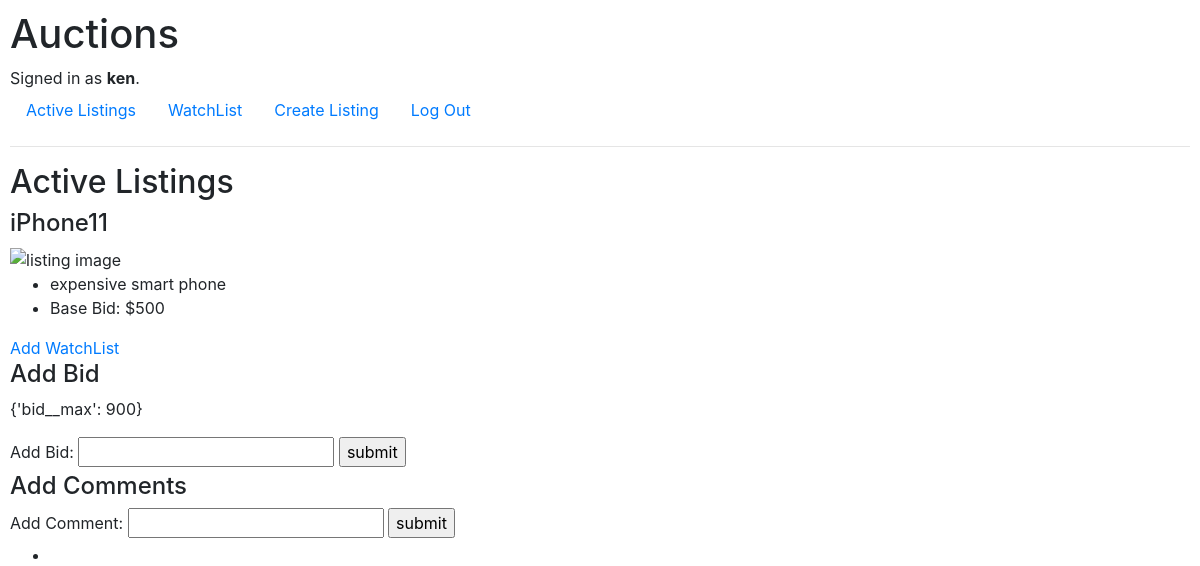
The app's page /list/1 (signed in) with its own data.
### auctions/models.py (models this page shows, shortened)
class User(AbstractUser):
    pass

class Listing(models.Model):
    title = models.CharField(max_length=300)
    description = models.CharField(max_length=5000)
    starting_bid = models.IntegerField()
    url = models.URLField(blank=True)
    category = models.CharField(null=True, max_length=5000)
    creater = models.ForeignKey(User, on_delete=models.CASCADE, null=True, related_name="theirlisting")
    status = models.BooleanField(default=True)
    winner = models.ForeignKey(User, on_delete=models.CASCADE, null=True, related_name="theirwinning")
    def max_bid(self):
        if Bid.objects.all().filter(listing=self).aggregate(Max('bid')):
            return Bid.objects.all().filter(listing=self).aggregate(Max('bid'))
        else:
            return self.starting_bid

### auctions/views.py (the view)
# urls.py: path("list/<int:id>", views.list, name="list"),
def list(request, id):
    return render(request, "auctions/list.html", {
        "list": Listing.objects.get(id=id),
        "formBid": AddBid(),
        "formComment": AddComment()
    })

### auctions/views.py
class AddBid(forms.Form):
    bid = forms.IntegerField(label="Add Bid", min_value=Listing.max_bid)

class AddComment(forms.Form):
    comment = forms.CharField(label="Add Comment")

### auctions/templates/auctions/list.html (shortened to what this page needs)
{% extends "auctions/layout.html" %}
{% block body %}
    <h2>Active Listings</h2>
    <h4>{{ list.title }}</h4>
    <img src="{{ list.url }}" alt="listing image" width="50" height="60">
    <ul>
        <li>{{ list.description }}</li>
        <li>Base Bid: ${{ list.starting_bid }}</li>
    </ul>
    <a href="{% url 'add' list.id %}">Add WatchList</a>
    <h4>Add Bid</h4>
    <p>{{ list.max_bid }}</p>
    <form action="{% url 'addbid' list.id %}" method="post">
        {{ formBid }}
        <input type="submit", value="submit">
    </form>
    <h4>Add Comments</h4>
    <form action="{% url 'comment' list.id %}" method="post">
        {{ formComment }}
        <input type="submit", value="submit">
    </form>
        <ul>
            <li>{{ comment.text }}</li>
        </ul>
{% endblock %}

### auctions/templates/auctions/layout.html (shortened to what this page needs)
{% load static %}
<!DOCTYPE html>
<html lang="en">
    <head>
        <link rel="stylesheet" href="https://stackpath.bootstrapcdn.com/bootstrap/4.4.1/css/bootstrap.min.css">
        <link href="{% static 'auctions/styles.css' %}" rel="stylesheet">
    </head>
    <body>
        <h1>Auctions</h1>
        <div>
            {% if user.is_authenticated %}
                Signed in as <strong>{{ user.username }}</strong>.
            {% else %}
                Not signed in.
            {% endif %}
        </div>
        <ul class="nav">
            <li class="nav-item">
                <a class="nav-link" href="{% url 'index' %}">Active Listings</a>
            </li>
            {% if user.is_authenticated %}
                <li class="nav-item">
                    <a class="nav-link" href="{% url 'watch' %}">WatchList</a>
                </li>
                <li class="nav-item">
                    <a class="nav-link" href="{% url 'create' %}">Create Listing</a>
                </li>
                <li class="nav-item">
                    <a class="nav-link" href="{% url 'logout' %}">Log Out</a>
                </li>
            {% endif %}
        </ul>
        <hr>
        {% block body %}
        {% endblock %}
    </body>
</html>

### auctions/static/auctions/styles.css (style rules this page uses)
body { padding: 10px; }

### records on screen
User: username "ken"
Listing: title "iPhone11", description "expensive smart phone", starting_bid "500", max_bid "{'bid__max': 900}"
